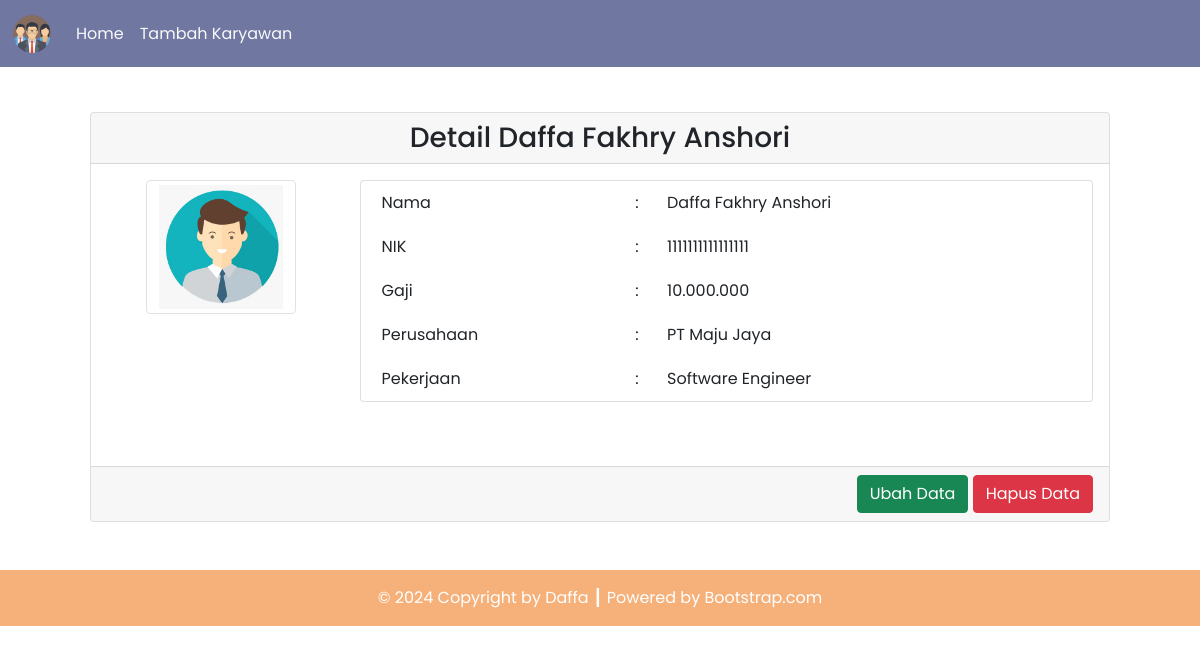
Screenshot of /Program/dpbo_tp8/detail.php?id=1 with the database file from the repository.
### tables this page shows
CREATE TABLE `karyawan` (
  `id_karyawan` int(20) NOT NULL,
  `foto_karyawan` varchar(100) NOT NULL,
  `nama_karyawan` varchar(100) NOT NULL,
  `nik` varchar(100) NOT NULL,
  `gaji` int(100) NOT NULL,
  `id_perusahaan` int(20) NOT NULL,
  `id_pekerjaan` int(20) NOT NULL
);

CREATE TABLE `perusahaan` (
  `id_perusahaan` int(20) NOT NULL,
  `nama_perusahaan` varchar(100) NOT NULL
);

CREATE TABLE `pekerjaan` (
  `id_pekerjaan` int(20) NOT NULL,
  `nama_pekerjaan` varchar(100) NOT NULL
);

### Program/dpbo_tp8/config/db.php (called while the page is built)
<?php
$DB_HOST = "localhost";
$DB_USERNAME = "root";
$DB_PASSWORD = "";
$DB_NAME = "db_karyawan";

### Program/dpbo_tp8/classes/DB.php (called while the page is built, shortened)
<?php
class DB
{
    private $hostname;
    private $username;
    private $password;
    private $dbname;
    private $conn;
    private $result;
    function __construct($hostname, $username, $password, $dbname)
    {
        $this->hostname = $hostname;
        $this->username = $username;
        $this->password = $password;
        $this->dbname = $dbname;
    }
    function open()
    {
        $this->conn = mysqli_connect($this->hostname, $this->username, $this->password, $this->dbname);
    }
    function execute($query)
    {
        $this->result = mysqli_query($this->conn, $query);
    }
    function getResult()
    {
        return mysqli_fetch_array($this->result);
    }
}

### Program/dpbo_tp8/classes/Karyawan.php (called while the page is built, shortened)
<?php
class Karyawan extends DB
{
    function getKaryawanById($id)
    {
        $query = "SELECT * FROM karyawan JOIN perusahaan ON karyawan.id_perusahaan=perusahaan.id_perusahaan JOIN pekerjaan ON karyawan.id_pekerjaan=pekerjaan.id_pekerjaan WHERE id_karyawan=$id";
        return $this->execute($query);
    }
}

### Program/dpbo_tp8/detail.php (the view, shortened to what this page needs)
<?php
include('config/db.php');
include('classes/DB.php');
include('classes/Pekerjaan.php');
include('classes/Karyawan.php');
$karyawan = new Karyawan($DB_HOST, $DB_USERNAME, $DB_PASSWORD, $DB_NAME);
$karyawan->open();
$data = nulL;
if (isset($_GET['id'])) {
    $id = $_GET['id'];
    if ($id > 0) {
        $karyawan->getKaryawanById($id);
        $row = $karyawan->getResult();
        $data .= '<div class="card-header text-center">
        <h3 class="my-0">Detail ' . $row['nama_karyawan'] . '</h3>
        </div>
        <div class="card-body text-end">
            <div class="row mb-5">
                <div class="col-3">
                    <div class="row justify-content-center">
                        <img src="assets/images/foto_karyawan/' . $row['foto_karyawan'] . '" class="img-thumbnail" alt="' . $row['foto_karyawan'] . '" width="60">
                        </div>
                    </div>
                    <div class="col-9">
                        <div class="card px-3">
                            <table border="0" class="text-start">
                                <tr>
                                    <td>Nama</td>
                                    <td>:</td>
                                    <td>' . $row['nama_karyawan'] . '</td>
                                </tr>
                                <tr>
                                    <td>NIK</td>
                                    <td>:</td>
                                    <td>' . $row['nik'] . '</td>
                                </tr>
                                <tr>
                                    <td>Gaji</td>
                                    <td>:</td>
                                    <td>' . number_format($row['gaji'], 0, ',', '.') . '</td>
                                </tr>
                                <tr>
                                    <td>Perusahaan</td>
                                    <td>:</td>
                                    <td>' . $row['nama_perusahaan'] . '</td>
                                </tr>
                                <tr>
                                    <td>Pekerjaan</td>
                                    <td>:</td>
                                    <td>' . $row['nama_pekerjaan'] . '</td>
                                </tr>
                            </table>
                        </div>
                    </div>
                </div>
            </div>
            <div class="card-footer text-end">
                <a href="ubah_karyawan.php?id=' . $row['id_karyawan'] . '"><button type="button" class="btn btn-success text-white">Ubah Data</button></a>
                <a href="index.php?hapus=' . $row['id_karyawan'] . '" onclick="return confirm(\'Apakah anda yakin ingin menghapus data ini?\')"><button type="button" class="btn btn-danger">Hapus Data</button></a>
            </div>';
    }
}

### rows the page displays
karyawan: nama_karyawan "Daffa Fakhry Anshori", foto_karyawan (picture), nik "1111111111111111", gaji "10.000.000", id_perusahaan.nama_perusahaan "PT Maju Jaya", id_pekerjaan.nama_pekerjaan "Software Engineer"

### other values shown
$this->content "Home Tambah Karyawan © 2024 Copyright by Daffa ┃ Powered by Bootstrap.com"
